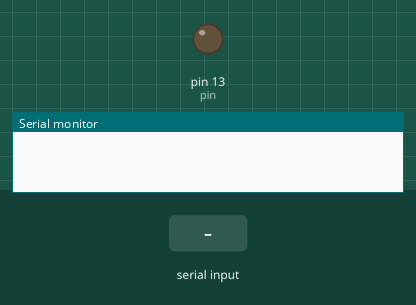
Simulated run of this sketch. Board: Arduino Uno, built with avr-gcc and run on an emulated ATmega328P. On the bench: output pins drawn as LEDs (lit = HIGH), the last lines printed to the serial monitor. Dashed ring = blinking. The inputs (shaded band) are chosen by the test bench.

Above: at 1.2 s.
1.3 s: "90,45\n" received over Serial
At 1.5 s:
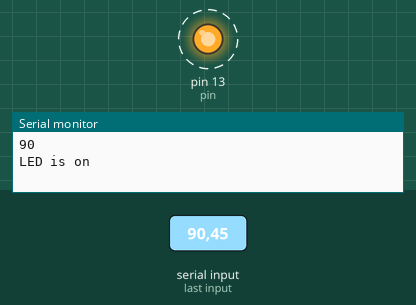
Timing chart, 0 to 10.3 s (numbered marks = the images above; inputs shaded):
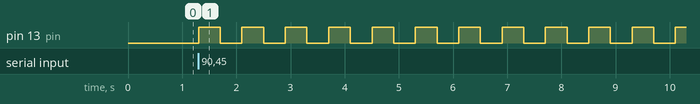

The sketch:

password.ino
```cpp
int pin=13;
void setup() {
  Serial.begin(9600);
  pinMode(pin,OUTPUT);

}

void loop() {
  while(Serial.available()<=0){

  }
int val=Serial.parseInt();
Serial.println(val);
for(int i=1;i<=val;i++){
  digitalWrite(pin,HIGH);
  Serial.println("LED is on");
  delay(400);

  digitalWrite(pin,LOW);
  Serial.println("LED is off");
  delay(400);
}
}
```

Measured:
- after the input at 1.3 s, pin 13 (pin): alternates HIGH for 0.40 s and LOW for 0.40 s, starting at once
